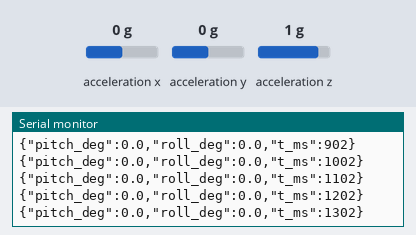
Bench run of a sketch on a simulated ESP32. Shown: the last lines printed to the serial monitor. Wiring (from diagram.json): MPU-6050 motion sensor at I2C address 0x68. The test bench sets the inputs (shaded band); at power-on: acceleration x 0 g, acceleration y 0 g, acceleration z 1 g.

Above: at 1.4 s.
1.5 s: acceleration x set to -1.4 g
At 1.51 s:
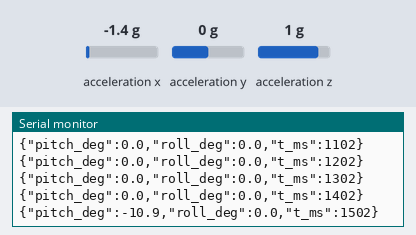
3.0 s: acceleration y set to -1.4 g
At 3.01 s:
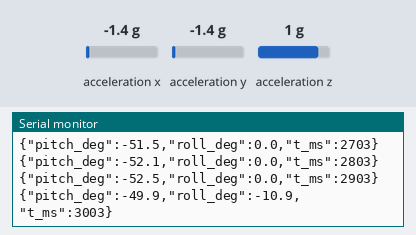
4.5 s: acceleration z set to -1.4 g
At 4.51 s:
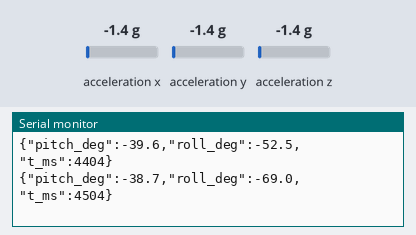
Timing chart, 0 to 7.5 s (numbered marks = the images above; inputs shaded):
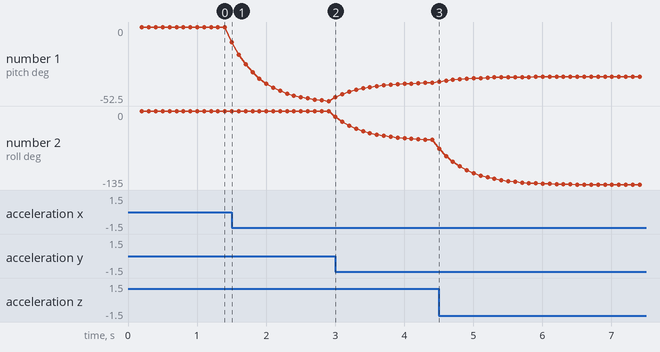

Measured:
- after the input at 1.5 s, the serial monitor: prints a new line at once (image 1)
- after the input at 3.0 s, the serial monitor: prints a new line at once (image 2)
- plotted number 1: 0 → -52.5 after the input at 1.5 s, -52.5 → -39.6 after the input at 3.0 s

The sketch:

sketch.ino
```cpp
/*
 * CapSight - MPU6050 head-tilt test for the Wokwi simulator (and later the real board).
 *
 * Wokwi has no ESP32-CAM, so this runs on a plain ESP32 DevKit using the SAME GPIOs
 * the cap uses: SDA = IO15, SCL = IO14 (see docs/Hardware_Build_Guide.pdf, wiring page).
 *
 * It prints, 10 times a second, the exact JSON the planned firmware endpoint
 * GET http://192.168.4.1/imu will return (CLAUDE.md section 4.4):
 *   {"pitch_deg":-28.5,"roll_deg":1.2,"t_ms":123456}
 * Negative pitch = camera looking down.
 *
 * Mounting rule for the real device: stick the MPU6050 flat in the box with the
 * X arrow printed on the board pointing FORWARD (towards the camera lens).
 *
 * In Wokwi: click the MPU6050 while the simulation runs and move the acceleration
 * sliders to imitate tilting the head.
 *   Head level        : accel x = 0,     z = 1
 *   Looking 30 deg down: accel x = -0.5,  z = 0.87   -> pitch about -30
 */
#include <Wire.h>
#include <math.h>

const int SDA_PIN = 15;
const int SCL_PIN = 14;
const uint8_t MPU_ADDR = 0x68;
const float ALPHA = 0.2f;          // low-pass smoothing, 0..1 (higher = faster, noisier)

float pitchDeg = 0, rollDeg = 0;
bool imuOk = false;

static void writeReg(uint8_t reg, uint8_t val) {
  Wire.beginTransmission(MPU_ADDR);
  Wire.write(reg);
  Wire.write(val);
  Wire.endTransmission();
}

static bool readRegs(uint8_t reg, uint8_t *buf, size_t n) {
  Wire.beginTransmission(MPU_ADDR);
  Wire.write(reg);
  if (Wire.endTransmission(false) != 0) return false;
  if (Wire.requestFrom(MPU_ADDR, (uint8_t)n) != n) return false;
  for (size_t i = 0; i < n; i++) buf[i] = Wire.read();
  return true;
}

void setup() {
  Serial.begin(115200);
  delay(200);
  Wire.begin(SDA_PIN, SCL_PIN);

  uint8_t who = 0;
  imuOk = readRegs(0x75, &who, 1) && who == 0x68;   // WHO_AM_I
  if (!imuOk) {
    Serial.printf("[imu] MPU6050 NOT FOUND (WHO_AM_I=0x%02X). Check SDA->IO15, SCL->IO14, VCC->3V3, GND.\n", who);
    return;
  }
  writeReg(0x6B, 0x00);   // PWR_MGMT_1: wake up
  writeReg(0x1C, 0x00);   // ACCEL_CONFIG: +/-2 g
  writeReg(0x1A, 0x03);   // CONFIG: digital low-pass ~44 Hz
  Serial.println("[imu] MPU6050 ready on SDA=IO15, SCL=IO14");
}

void loop() {
  static uint32_t last = 0;
  if (!imuOk || millis() - last < 100) return;      // 10 Hz, same as the app's decision loop
  last = millis();

  uint8_t b[6];
  if (!readRegs(0x3B, b, 6)) {
    Serial.println("[imu] read failed");
    return;
  }
  float ax = (int16_t)(b[0] << 8 | b[1]) / 16384.0f;
  float ay = (int16_t)(b[2] << 8 | b[3]) / 16384.0f;
  float az = (int16_t)(b[4] << 8 | b[5]) / 16384.0f;

  // Gravity direction gives tilt. Nose-down makes ax negative, so pitch goes negative.
  float p = atan2f(ax, sqrtf(ay * ay + az * az)) * 180.0f / PI;
  float r = atan2f(ay, az) * 180.0f / PI;
  pitchDeg += ALPHA * (p - pitchDeg);
  rollDeg  += ALPHA * (r - rollDeg);

  Serial.printf("{\"pitch_deg\":%.1f,\"roll_deg\":%.1f,\"t_ms\":%lu}\n",
                pitchDeg, rollDeg, (unsigned long)millis());
}
```
